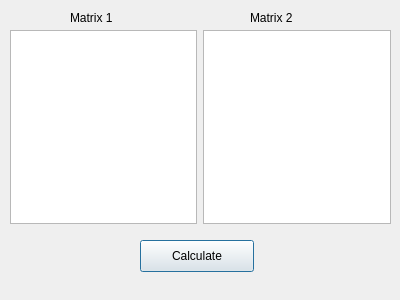
<?xml version="1.0" encoding="UTF-8"?>
<ui version="4.0">
 <class>Matrix</class>
 <widget class="QDialog" name="Matrix">
  <property name="geometry">
   <rect>
    <x>0</x>
    <y>0</y>
    <width>400</width>
    <height>300</height>
   </rect>
  </property>
  <property name="windowTitle">
   <string>Dialog</string>
  </property>
  <widget class="QLabel" name="label">
   <property name="geometry">
    <rect>
     <x>70</x>
     <y>10</y>
     <width>62</width>
     <height>16</height>
    </rect>
   </property>
   <property name="text">
    <string>Matrix 1</string>
   </property>
  </widget>
  <widget class="QLabel" name="label_2">
   <property name="geometry">
    <rect>
     <x>250</x>
     <y>10</y>
     <width>62</width>
     <height>16</height>
    </rect>
   </property>
   <property name="text">
    <string>Matrix 2</string>
   </property>
  </widget>
  <widget class="QPushButton" name="pushButton">
   <property name="geometry">
    <rect>
     <x>140</x>
     <y>240</y>
     <width>114</width>
     <height>32</height>
    </rect>
   </property>
   <property name="text">
    <string>Calculate</string>
   </property>
  </widget>
  <widget class="QWidget" name="">
   <property name="geometry">
    <rect>
     <x>10</x>
     <y>30</y>
     <width>381</width>
     <height>194</height>
    </rect>
   </property>
   <layout class="QHBoxLayout" name="horizontalLayout">
    <item>
     <widget class="QTextEdit" name="matrix1"/>
    </item>
    <item>
     <widget class="QTextEdit" name="matrix2"/>
    </item>
   </layout>
  </widget>
 </widget>
 <resources/>
 <connections/>
</ui>
